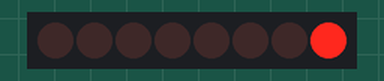
This sketch was run on a simulated Arduino Uno, built with avr-gcc and run on an emulated ATmega328P. Parts: 8 shift-register outputs drawn as a row of LEDs (first output left, lit = HIGH). Wiring (inferred from the names in the program): shift register (74HC595): data pin 11; shift clock pin 13; latch pin 8. Wiring (inferred from the signals the program sends): row of LEDs: on Q0, Q1, Q2, Q3, Q4, Q5, Q6, Q7.

Above: at 0.5 s.
At 2.5 s:
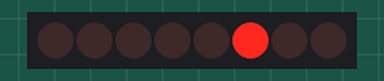
At 3.5 s:
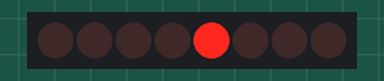
At 4.5 s:
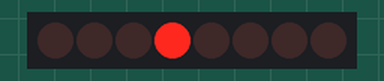
At 6.5 s:
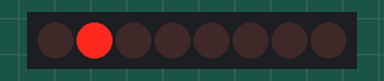
At 9.5 s:
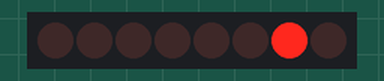
Timing chart, 0 to 10.4 s (numbered marks = the images above):
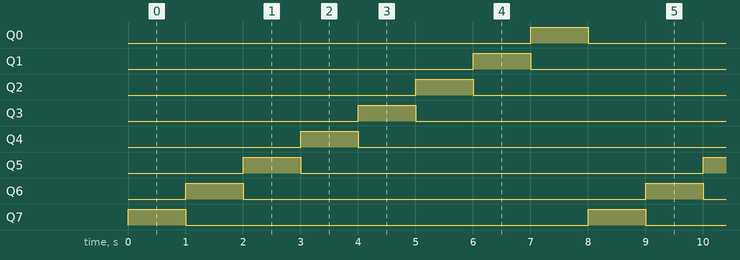

Measured:
- by itself, Q0–7: alternates HIGH for 1.0 s and LOW for 7.0 s
- by itself, everything shown: repeats every 8.0 s, in 8 steps

The sketch:

shift_register.ino
```cpp
const int dataPin  = 11; // SER
const int clockPin = 13; // SRCLK
const int latchPin = 8;  // RCLK
const byte patterns[] = {
  0b10000000, //
  0b01000000,
  0b00100000, //
  0b00010000,
  0b00001000, //
  0b00000100,  //
  0b00000010,  //
  0b00000001  //
};
void setup() {
  pinMode(dataPin,  OUTPUT);
  pinMode(clockPin, OUTPUT);
  pinMode(latchPin, OUTPUT);
}

void loop() {
  for (byte i = 0; i < sizeof(patterns); ++i) {
    digitalWrite(latchPin, LOW);
    shiftOut(dataPin, clockPin, MSBFIRST, patterns[i]);
    digitalWrite(latchPin, HIGH);
    delay(1000);
  }
}
```
